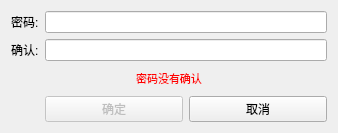
<?xml version="1.0" encoding="UTF-8"?>
<ui version="4.0">
 <class>NewPasswordDialog</class>
 <widget class="QDialog" name="NewPasswordDialog">
  <property name="geometry">
   <rect>
    <x>0</x>
    <y>0</y>
    <width>338</width>
    <height>133</height>
   </rect>
  </property>
  <property name="sizePolicy">
   <sizepolicy hsizetype="Fixed" vsizetype="Fixed">
    <horstretch>0</horstretch>
    <verstretch>0</verstretch>
   </sizepolicy>
  </property>
  <property name="windowTitle">
   <string>输入密码</string>
  </property>
  <layout class="QGridLayout" name="gridLayout">
   <item row="3" column="1">
    <widget class="QPushButton" name="m_okButton">
     <property name="enabled">
      <bool>false</bool>
     </property>
     <property name="text">
      <string>确定</string>
     </property>
     <property name="default">
      <bool>true</bool>
     </property>
    </widget>
   </item>
   <item row="3" column="2">
    <widget class="QPushButton" name="m_cancelButton">
     <property name="text">
      <string>取消</string>
     </property>
    </widget>
   </item>
   <item row="0" column="0">
    <widget class="QLabel" name="label">
     <property name="sizePolicy">
      <sizepolicy hsizetype="Maximum" vsizetype="Preferred">
       <horstretch>0</horstretch>
       <verstretch>0</verstretch>
      </sizepolicy>
     </property>
     <property name="text">
      <string>密码:</string>
     </property>
    </widget>
   </item>
   <item row="0" column="1" colspan="2">
    <widget class="QLineEdit" name="m_passwordEdit">
     <property name="sizePolicy">
      <sizepolicy hsizetype="Expanding" vsizetype="Fixed">
       <horstretch>0</horstretch>
       <verstretch>0</verstretch>
      </sizepolicy>
     </property>
     <property name="echoMode">
      <enum>QLineEdit::Password</enum>
     </property>
    </widget>
   </item>
   <item row="1" column="1" colspan="2">
    <widget class="QLineEdit" name="m_passwordConfirmationEdit">
     <property name="echoMode">
      <enum>QLineEdit::Password</enum>
     </property>
    </widget>
   </item>
   <item row="1" column="0">
    <widget class="QLabel" name="label_2">
     <property name="sizePolicy">
      <sizepolicy hsizetype="Maximum" vsizetype="Preferred">
       <horstretch>0</horstretch>
       <verstretch>0</verstretch>
      </sizepolicy>
     </property>
     <property name="text">
      <string>确认:</string>
     </property>
    </widget>
   </item>
   <item row="2" column="0" colspan="3">
    <widget class="QLabel" name="m_errorLabel">
     <property name="styleSheet">
      <string notr="true">color: #ff0000; font: 11px;</string>
     </property>
     <property name="text">
      <string>密码没有确认</string>
     </property>
     <property name="alignment">
      <set>Qt::AlignCenter</set>
     </property>
    </widget>
   </item>
  </layout>
 </widget>
 <tabstops>
  <tabstop>m_passwordEdit</tabstop>
  <tabstop>m_passwordConfirmationEdit</tabstop>
  <tabstop>m_okButton</tabstop>
  <tabstop>m_cancelButton</tabstop>
 </tabstops>
 <resources/>
 <connections>
  <connection>
   <sender>m_okButton</sender>
   <signal>clicked()</signal>
   <receiver>NewPasswordDialog</receiver>
   <slot>accept()</slot>
   <hints>
    <hint type="sourcelabel">
     <x>147</x>
     <y>102</y>
    </hint>
    <hint type="destinationlabel">
     <x>147</x>
     <y>63</y>
    </hint>
   </hints>
  </connection>
  <connection>
   <sender>m_cancelButton</sender>
   <signal>clicked()</signal>
   <receiver>NewPasswordDialog</receiver>
   <slot>reject()</slot>
   <hints>
    <hint type="sourcelabel">
     <x>241</x>
     <y>102</y>
    </hint>
    <hint type="destinationlabel">
     <x>147</x>
     <y>63</y>
    </hint>
   </hints>
  </connection>
  <connection>
   <sender>m_passwordEdit</sender>
   <signal>textChanged(QString)</signal>
   <receiver>NewPasswordDialog</receiver>
   <slot>checkPassword(QString)</slot>
   <hints>
    <hint type="sourcelabel">
     <x>206</x>
     <y>25</y>
    </hint>
    <hint type="destinationlabel">
     <x>168</x>
     <y>64</y>
    </hint>
   </hints>
  </connection>
  <connection>
   <sender>m_passwordConfirmationEdit</sender>
   <signal>textChanged(QString)</signal>
   <receiver>NewPasswordDialog</receiver>
   <slot>checkPassword(QString)</slot>
   <hints>
    <hint type="sourcelabel">
     <x>206</x>
     <y>64</y>
    </hint>
    <hint type="destinationlabel">
     <x>168</x>
     <y>64</y>
    </hint>
   </hints>
  </connection>
 </connections>
 <slots>
  <slot>checkPassword(QString)</slot>
 </slots>
</ui>
